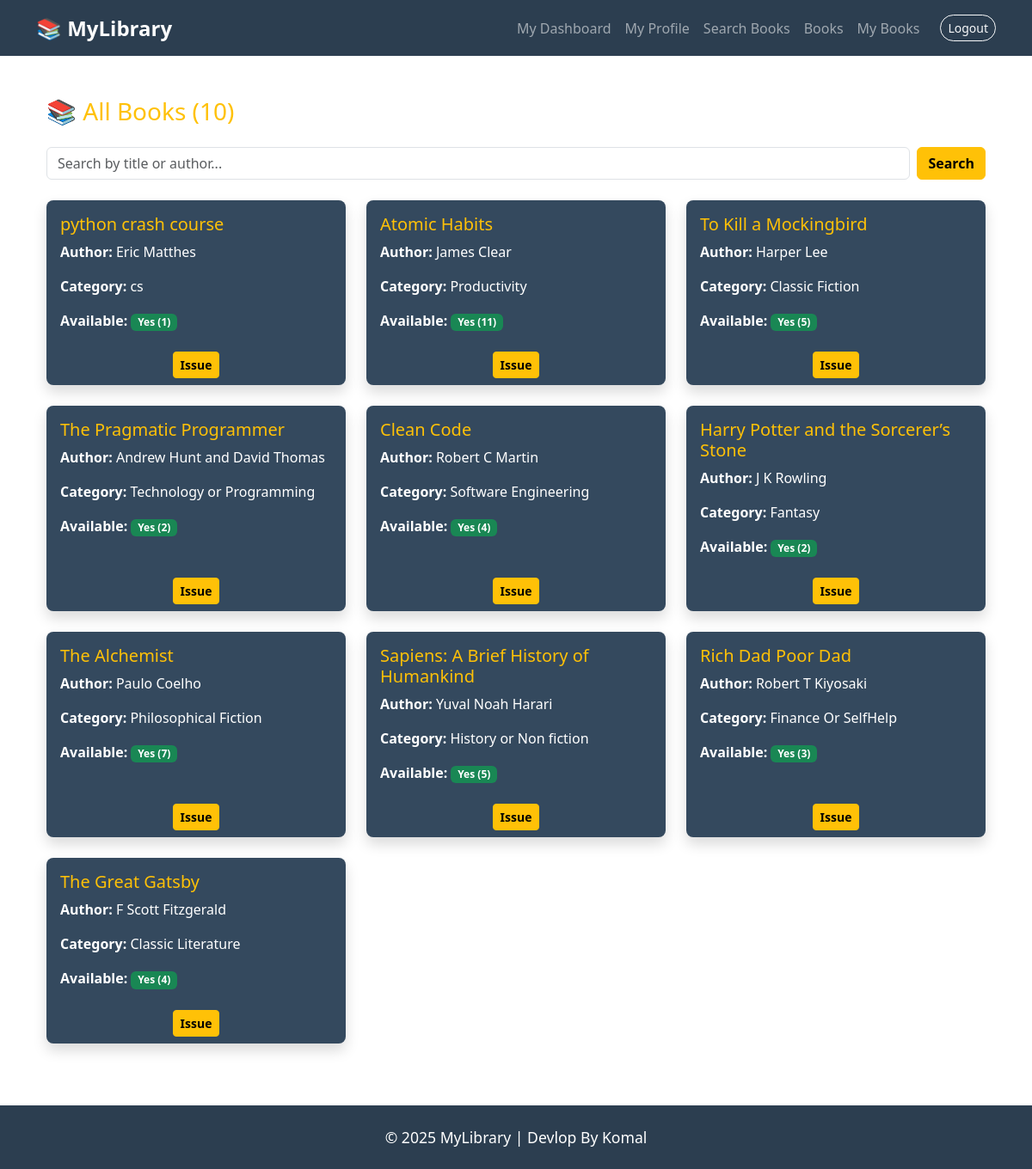
/student/all_books/ (signed in), run on an earlier commit of the app's database.
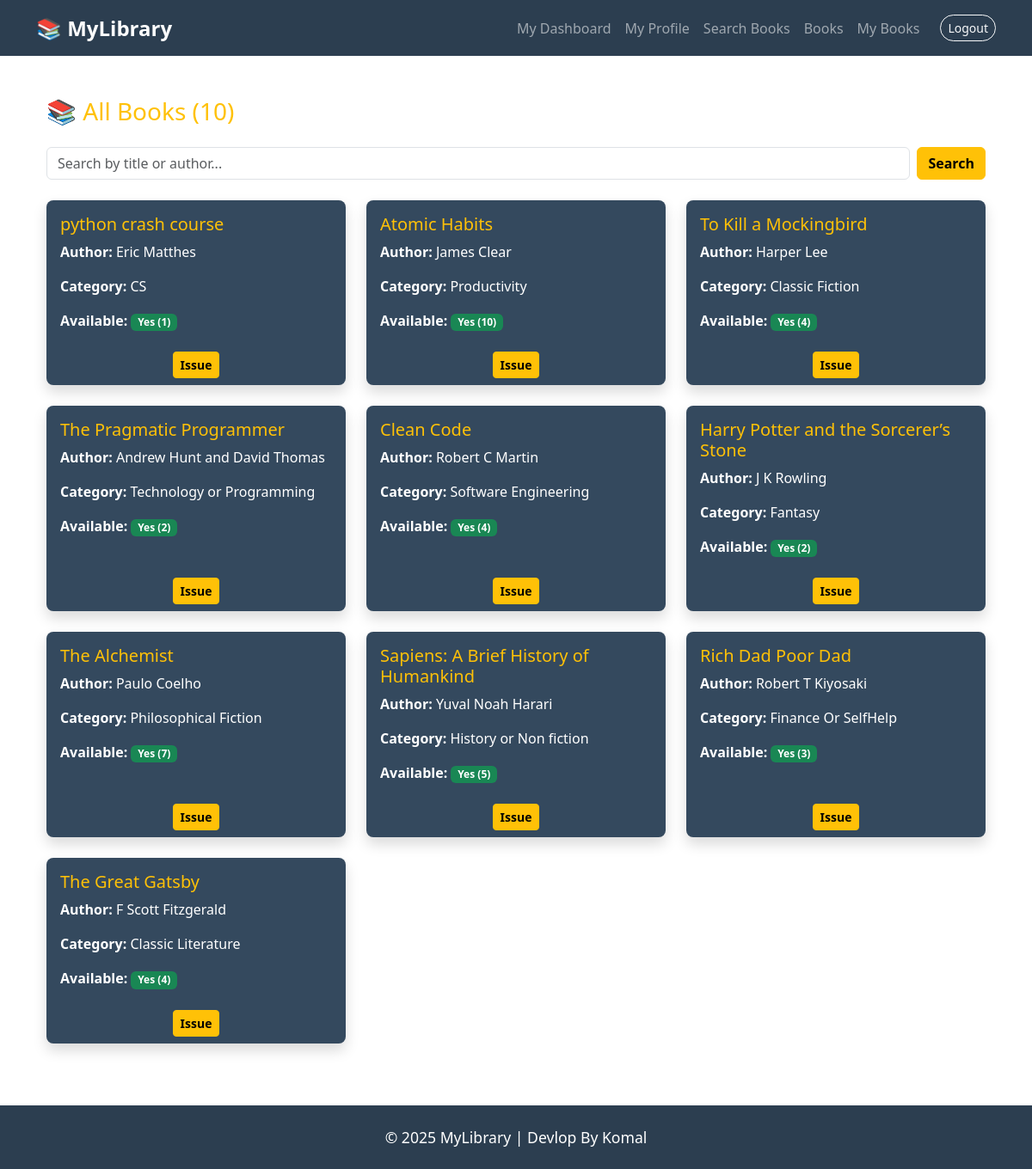
And on a later commit of the database.
### mylibrary_app/models.py (models this page shows, shortened)
class Book(models.Model):
    title = models.CharField(max_length=200)
    author = models.CharField(max_length=100)
    category = models.CharField(max_length=100, blank=True, null=True)
    quantity = models.PositiveIntegerField(default=1)
    added_at = models.DateTimeField(auto_now_add=True)
    class Meta:
        db_table = 'Book'

### mylibrary_app/views.py (the view)
# urls.py: path("student/all_books/", views.all_books, name="all_books"),
def all_books(request):
    user_id = request.session.get("student_id")
    if not user_id:
        return redirect("student_login")
    student = Student.objects.get(id=user_id)
    query = request.GET.get("q")  # search query
    if query:
        books = Book.objects.filter(Q(title__icontains=query) | Q(author__icontains=query))
    else:
        books = Book.objects.all()
    return render(request, "student_dashboard.html", {
        "Dashboard": False,
        "my_profile": False,
        "edit_profile": False,
        "my_books": False,
        "all_books": True,
        "student": student,
        "books": books,
        "query": query,
        "quantity": books.count()
    })

### mylibrary_app/templates/student_dashboard.html (shortened to what this page needs)
{% extends 'base.html' %}
{% block navbar %}
  <li class="nav-item"><a class="nav-link" href="{% url 'student_dashboard' %}">My Dashboard</a></li>
  <li class="nav-item"><a class="nav-link" href="{% url 'my_profile' %}">My Profile</a></li>
  <li class="nav-item"><a class="nav-link" href="{% url 'all_books' %}?q=">Search Books</a></li>
  <li class="nav-item"><a class="nav-link" href="{% url 'all_books' %}">Books</a></li>
  <li class="nav-item"><a class="nav-link" href="{% url 'my_books' %}">My Books</a></li>
{% endblock %}
{% block content %}
{% if books %}
<div class="container mt-4">
  <h3 class="text-warning mb-4">📚 All Books ({{ books|length }})</h3>
  <form method="get" action="{% url 'all_books' %}" class="d-flex mb-4">
    <input type="text" name="q" class="form-control me-2"
           placeholder="Search by title or author..."
           value="{{ query|default:'' }}">
    <button class="btn btn-warning fw-bold" type="submit">Search</button>
  </form>
  <div class="row g-4">
    {% for book in books %}
    <div class="col-md-4">
      <div class="card shadow border-0 h-100" style="background-color:#34495E; color:white;">
        <div class="card-body">
          <h5 class="card-title text-warning">{{ book.title }}</h5>
          <p class="card-text"><strong>Author:</strong> {{ book.author }}</p>
          <p class="card-text"><strong>Category:</strong> {{ book.category }}</p>
          <p class="card-text"><strong>Available:</strong>
            {% if book.quantity > 0 %}
              <span class="badge bg-success">Yes ({{ book.quantity }})</span>
            {% else %}
              <span class="badge bg-danger">No</span>
            {% endif %}
          </p>
        </div>
        <div class="card-footer bg-transparent border-0 text-center">
          {% if book.quantity > 0 %}
            <a href="{% url 'issue_book' book.id %}" class="btn btn-sm btn-warning fw-bold">Issue</a>
          {% else %}
            <button class="btn btn-sm btn-secondary" disabled>Not Available</button>
          {% endif %}
        </div>
      </div>
    </div>
    {% empty %}
    <p class="text-white">No books found.</p>
    {% endfor %}
  </div>
</div>
{% endif %}
{% endblock %}

### mylibrary_app/templates/base.html (shortened to what this page needs)
<!DOCTYPE html>
<html lang="en">
<head>
  <link href="https://cdn.jsdelivr.net/npm/bootstrap@5.3.3/dist/css/bootstrap.min.css" rel="stylesheet">
</head>
<body>
  <nav class="navbar navbar-expand-lg navbar-dark" style="background-color: #2C3E50;">
    <div class="container">
      <a class="navbar-brand fw-bold fs-4" href="#">📚 MyLibrary</a>
      <div class="collapse navbar-collapse" id="navbarNav">
        <ul class="navbar-nav ms-auto align-items-center">
          {% block navbar %}{% endblock %}
          <li class="nav-item ms-3">
            <a class="btn btn-outline-light btn-sm rounded-pill" href="{% url 'logout' %}">Logout</a>
          </li>
        </ul>
      </div>
    </div>
  </nav>
  <div class="container py-4">
    {% block content %}{% endblock %}
  </div>
 <footer class="text-center py-4 mt-5" style="background-color: #2C3E50; color: white; font-size: 1.1rem;">
    <p class="mb-0">&copy; 2025 MyLibrary | Devlop By Komal</p>
</footer>
</body>
</html>

### mylibrary_app/templates/base.html (style rules this page uses)
.navbar { padding-top: 0.6rem; gap: 12px; padding-bottom: 0.6rem; }
.card { border-radius: 0.5rem; box-shadow: 0 2px 6px rgba(0,0,0,0.1); }
.nav-link { border-radius: 0.4rem; transition: 0.3s; }

What changed in the data, as far as the page shows it:
changed Book "python crash course": category "cs" → "CS"
changed Book "Atomic Habits": quantity "11" → "10"
changed Book "To Kill a Mockingbird": quantity "5" → "4"
